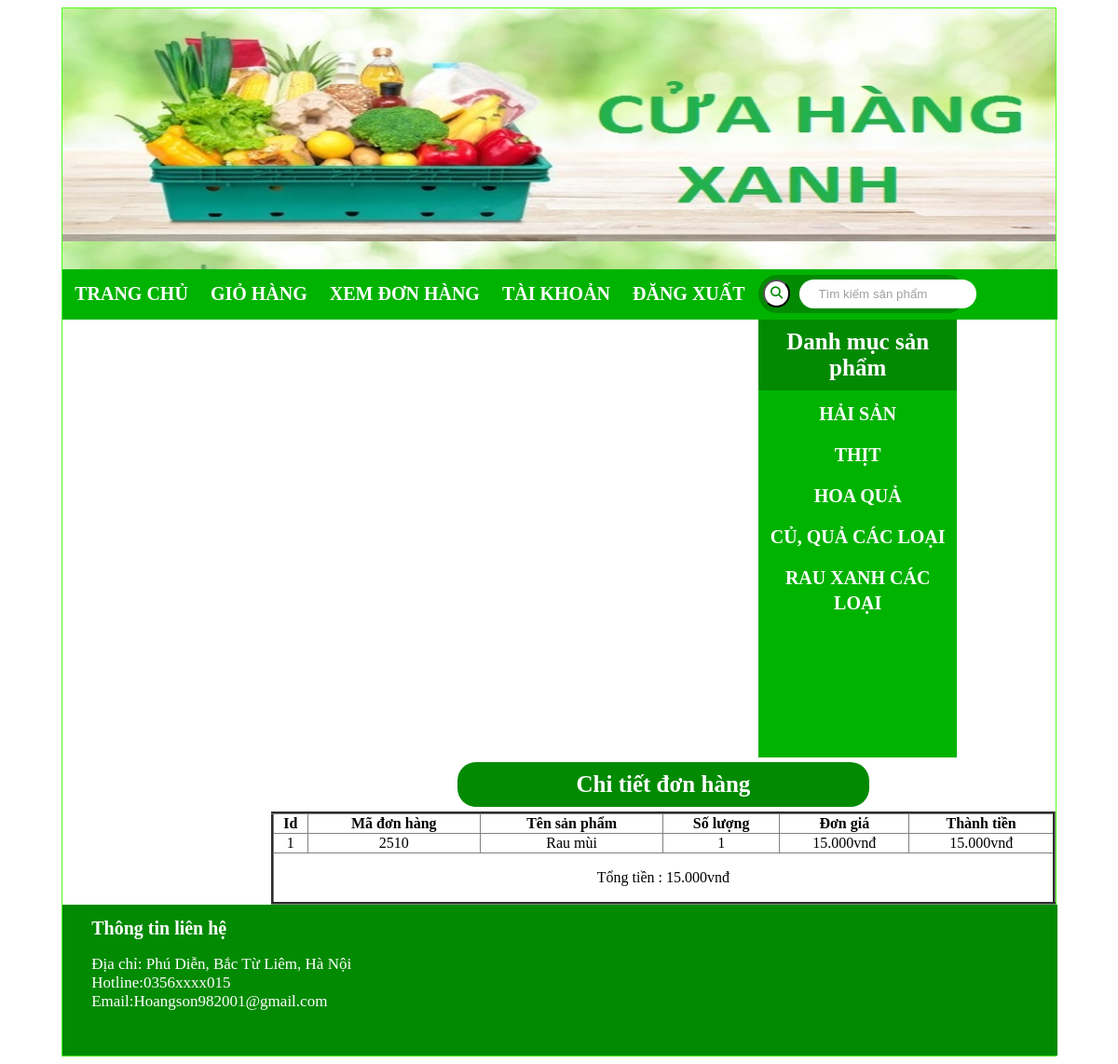
/index.php?quanly=chitietdonhang&khachhang=26&madonhang=2510 (signed in), run on the app's committed database.
### tables this page shows
CREATE TABLE `tbl_danhmuc` (
  `id_danhmuc` int NOT NULL,
  `tendanhmuc` varchar(100) NOT NULL,
  `madanhmuc` varchar(100) NOT NULL
);

CREATE TABLE `tbl_cart_details` (
  `id_cart_details` int NOT NULL,
  `code_cart` varchar(10) NOT NULL,
  `id_sanpham` int NOT NULL,
  `soluongmua` int NOT NULL
);

CREATE TABLE `tbl_sanpham` (
  `id_sanpham` int NOT NULL,
  `tensanpham` varchar(250) NOT NULL,
  `masp` varchar(100) NOT NULL,
  `giasp` varchar(50) NOT NULL,
  `hinhanh` varchar(50) NOT NULL,
  `xuatxu` text NOT NULL,
  `tinhtrang` varchar(50) NOT NULL,
  `id_danhmuc` int NOT NULL
);

### pages/main/chitietdonhang.php (the view)
<h3>Chi tiết đơn hàng</h3>
<?php
	$madonhang = $_GET['madonhang'];
	$sql_lietke_dh = "SELECT * FROM tbl_cart_details,tbl_sanpham WHERE tbl_cart_details.id_sanpham=tbl_sanpham.id_sanpham AND tbl_cart_details.code_cart='".$madonhang."' ORDER BY tbl_cart_details.id_cart_details DESC";
	$query_lietke_dh = mysqli_query($mysqli,$sql_lietke_dh);
?>
<table style="width:100%; text-align: center;border-collapse: collapse;" border="3">
  <tr sytle="border: 3px ;solid color=black;">
  	<th>Id</th>
    <th>Mã đơn hàng</th>
    <th>Tên sản phẩm</th>
    <th>Số lượng</th>
    <th>Đơn giá</th>
    <th>Thành tiền</th>
  </tr>
  <?php
  $i = 0;
  $tongtien = 0;
  while($row = mysqli_fetch_array($query_lietke_dh)){
  	$i++;
  	$thanhtien = $row['giasp']*$row['soluongmua'];
  	$tongtien += $thanhtien ;
  ?>
  <tr>
  	<td><?php echo $i ?></td>
    <td><?php echo $row['code_cart'] ?></td>
    <td><?php echo $row['tensanpham'] ?></td>
    <td><?php echo $row['soluongmua'] ?></td>
    <td><?php echo number_format($row['giasp'],0,',','.').'vnđ' ?></td>
    <td><?php echo number_format($thanhtien,0,',','.').'vnđ' ?></td>
  </tr>
  <?php
  }
  ?>
  <tr>
  	<td colspan="6">
   		<p>Tổng tiền : <?php echo number_format($tongtien,0,',','.').'vnđ' ?></p>
   	</td>
  </tr>
</table>

### pages/sidebar/sidebar.php
<link rel="stylesheet" type="text/css" href="css/style.css">
<div class="sidebar">
				<h4 style="text-align:center">Danh mục sản phẩm</h4>
				<ul class="list_sidebar">
					<?php
						$sql_danhmuc = "SELECT * FROM tbl_danhmuc ORDER BY id_danhmuc DESC";
						$query_danhmuc = mysqli_query($mysqli,$sql_danhmuc);
						while($row = mysqli_fetch_array($query_danhmuc)){
					?>
					<li style="text-transform: uppercase;"><a href="index.php?quanly=danhmucsanpham&id=<?php echo $row['id_danhmuc'] ?>"><?php echo $row['tendanhmuc'] ?></a></li>
					<?php
					}
					?>
				</ul>
			</div>

### css/style.css (style rules this page uses)
.sidebar { height: 470px; width: 20%; float: left; background-color: #00b300; }
ul.list_sidebar { padding: 0; margin: 0; width: 100%; list-style: none; line-height: 27px; }
ul.list_sidebar li a { text-decoration: none; text-align: left; color: white; font-size:20px; display: block; text-align: center; font-weight: bolder; }
ul.list_sidebar li { margin: 7px; padding: 5px; }
h4 { font-size:25px; background-color: #028a02; color:white; display: block; padding: 10px 0 10px 0; margin: 0 ; }
h3 { text-align: center; background-color: #028a02; color: white; font-size:25px; display: block; border-radius: 20px; padding: 10px 0 10px 0; margin:5px 200px 5px 200px; }
::placeholder { color: #afadad; }

### data on the page
tbl_danhmuc: tendanhmuc "HẢI SẢN"
tbl_danhmuc: tendanhmuc "THỊT"
tbl_danhmuc: tendanhmuc "HOA QUẢ"
tbl_danhmuc: tendanhmuc "CỦ, QUẢ CÁC LOẠI"
tbl_danhmuc: tendanhmuc "RAU XANH CÁC LOẠI"
tbl_cart_details: code_cart "2510", id_sanpham.tensanpham "Rau mùi", soluongmua "1", id_sanpham.giasp "15.000", thanhtien "15.000"

### other printed values
$tongtien "15.000"
